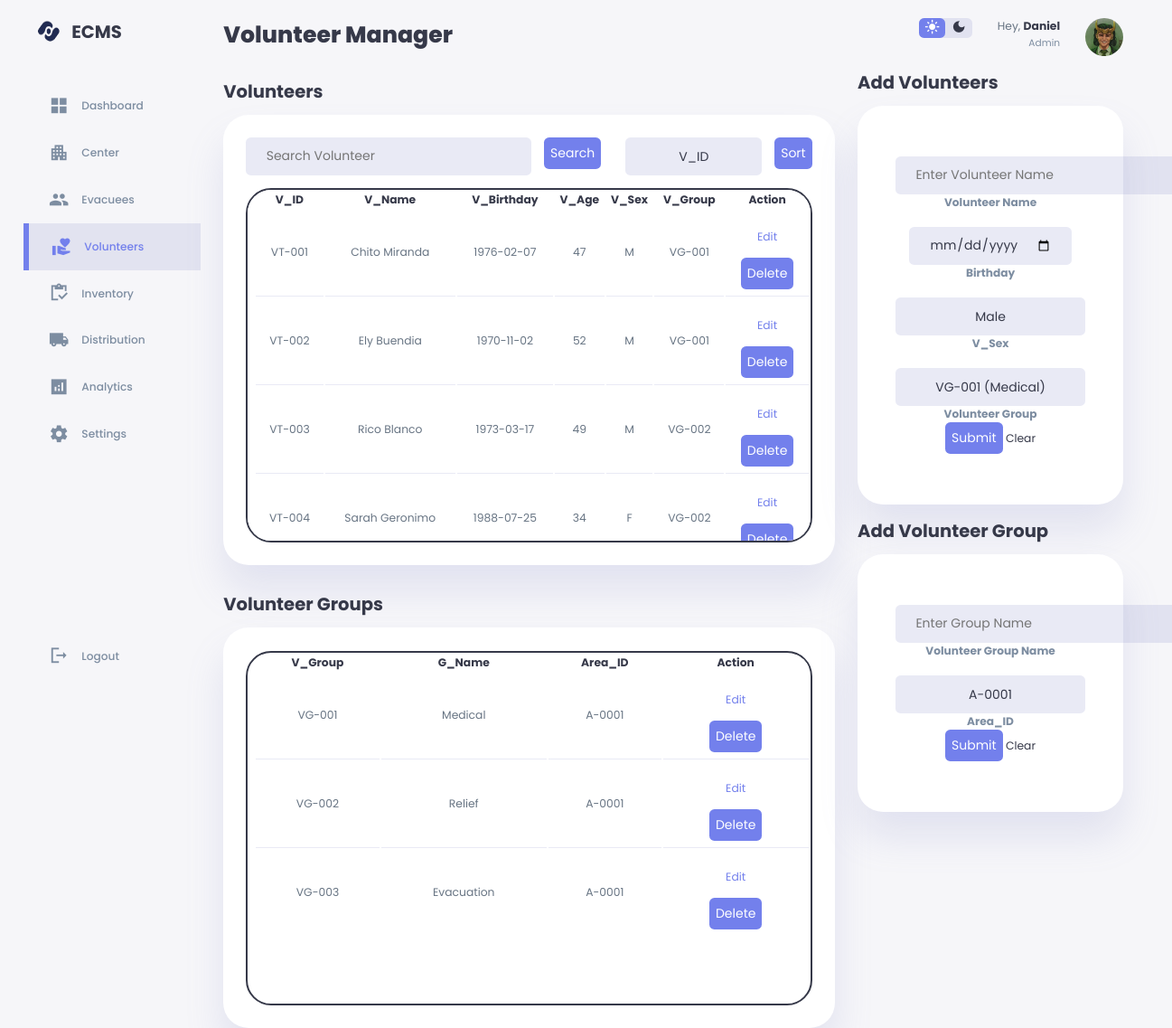
The app's page /volunteers.php (signed in) with its own data.
### tables this page shows
CREATE TABLE `volunteers` (
  `V_ID` varchar(6) NOT NULL,
  `V_Name` varchar(50) DEFAULT NULL,
  `V_Birthday` date DEFAULT NULL,
  `V_Sex` char(1) DEFAULT NULL,
  `V_Group` varchar(6) DEFAULT NULL,
  PRIMARY KEY (`V_ID`),
  KEY `FK_V_Group` (`V_Group`),
  CONSTRAINT `FK_V_Group` FOREIGN KEY (`V_Group`) REFERENCES `volunteer_group` (`V_Group`) ON DELETE SET NULL ON UPDATE RESTRICT,
  CONSTRAINT `CHK_V_Sex` CHECK (((`V_Sex` = _utf8mb4'M') or (`V_Sex` = _utf8mb4'F'))),
  CONSTRAINT `CHK_Volunteers` CHECK (((`V_ID` >= _utf8mb4'VT-001') and (`V_ID` <= _utf8mb4'VT-999')))
);

CREATE TABLE `volunteer_group` (
  `V_Group` varchar(6) NOT NULL,
  `G_Name` varchar(50) DEFAULT NULL,
  `Area_ID` varchar(6) DEFAULT NULL,
  PRIMARY KEY (`V_Group`),
  KEY `FK_Area_ID` (`Area_ID`),
  CONSTRAINT `FK_Area_ID` FOREIGN KEY (`Area_ID`) REFERENCES `area` (`Area_ID`) ON DELETE CASCADE ON UPDATE RESTRICT,
  CONSTRAINT `CHK_Volunteer_Group` CHECK (((`V_Group` >= _utf8mb4'VG-001') and (`V_Group` <= _utf8mb4'VG-999')))
);

### volunteers.php (the view, shortened to what this page needs)
<?php
include('session.php');
$search = $_GET['search'] ?? '';
if ($search) {
  $statement = $pdo->prepare('CALL searchVolunteer(:In_Text)');
  $statement->bindValue(':In_Text', "$search");
  $statement->execute();
  $vltr = $statement->fetchAll(PDO::FETCH_ASSOC);
  $statement->closeCursor();
} else{
    $statement = $pdo->prepare('CALL viewVolunteers');
    $statement->execute();
    $vltr = $statement->fetchAll(PDO::FETCH_ASSOC);
}
$sort = $_GET['sort'] ?? '';
$statement2 = $pdo->prepare('CALL viewVolunteerGroup');
$statement2->execute();
$vg = $statement2->fetchAll(PDO::FETCH_ASSOC);
$V_Name = '';
$V_Birthday = '';
$V_Sex = '';
$V_Group = '';
$G_Name = '';
$Area_ID = '';
?>
<!DOCTYPE html>
<html lang="en">
<head>
   <link rel="stylesheet" href="style.css">
</head>
<body>
    <div class="container">
        <aside>
            <div class="top">
                <div class ="logo">
                    <img src="assets/logo.png">
                    <h2>ECMS</h2>
                </div>
            </div>
            <div class ="sidebar">
                <a href="index.php" class="btn-dashboard">
                    <span class="material-icons-sharp">grid_view</span>
                    <h3>Dashboard</h3>
                </a>
                <a href="center.php" class = "btn-center">
                    <span class="material-icons-sharp">apartment</span>
                    <h3>Center</h3>
                </a>
                <a href="evacuees.php" class="btn-evacuees">
                    <span class="material-icons-sharp">group</span>
                    <h3>Evacuees</h3>
                </a>
                <a href="#" class="btn-volunteers active">
                    <span class="material-icons-sharp">volunteer_activism</span>
                    <h3>Volunteers</h3>
                </a>
                <a href="inventory.php" class="btn-inventory">
                    <span class="material-icons-sharp">inventory</span>
                    <h3>Inventory</h3>
                </a>
                <a href="distribution.php" class="btn-distribution">
                    <span class="material-icons-sharp">local_shipping</span>
                    <h3>Distribution</h3>
                </a>
                <a href="analytics.php" class="btn-inventory">
                        <span class="material-icons-sharp">analytics</span>
                        <h3>Analytics</h3>
                    </a>
                <a href="#" class="btn-settings">
                    <span class="material-icons-sharp">settings</span>
                    <h3>Settings</h3>
                </a>
                <a href = "session_logout.php" class="btn-logout">
                    <span class="material-icons-sharp">logout</span>
                    <h3>Logout</h3>
                </a>
            </div>
        </aside>
        <main>
            <h1>Volunteer Manager</h1>
            <div class="recent-updates">
                <h2>Volunteers</h2>
                <div class="recent-update">
                <div class="input-group mb-3">
                        <form>
                            <input type="text" class="form-control text-box"
                                    placeholder="Search Volunteer"
                                    name="search" value="<?php echo $search ?>" style="float: left;">
                            <button class="btn btn-outline-secondary" type="submit" style="float: left;">Search</button>
                        </form>
                        <form>
                        <button class="btn btn-outline-secondary" type="submit" style="float: right;">Sort</button>
                        <select name="sort" value="<?php echo $sort ?>"  style="float: right;">
                                    <option value="V_ID" selected="V_ID">V_ID</option>
                                </select>
                        </form>
                    </div>
                    <div class="main-table">
                <table class="table">
                    <thead>
                    <tr>
                        <th scope="col">V_ID</th>
                        <th scope="col">V_Name</th>
                        <th scope="col">V_Birthday</th>
                        <th scope="col">V_Age</th>
                        <th scope="col">V_Sex</th>
                        <th scope="col">V_Group</th>
                        <th scope="col">Action</th>
                    </tr>
                    </thead>
                    <tbody>
                    <?php
                    foreach ($vltr as $i => $vv) :
                    ?>
                        <tr>
                        <td scope="row"><?php echo $vv['V_ID'] ?></td>
                        <td><?php echo $vv['V_Name'];?></td>
                        <td><?php echo $vv['V_Birthday'] ?></td>
                        <td><?php echo $vv['V_Age'] ?></td>
                        <td><?php echo $vv['V_Sex'] ?></td>
                        <td><?php echo $vv['V_Group'] ?></td>
                        <td>
                            <a href="volunteers_update.php?V_ID=<?php echo $vv['V_ID'] ?>" id="sub" class="btn btn-primary">Edit</a>
                            <form style="display:inline-block" method="post" action="volunteers_delete.php">
                            <button type="submit">Delete</button>
                            </form>
                        </td>
                        </tr>
                    <?php
                    endforeach;
                    ?>
                    </tbody>
                </table>
                </div>
                </div>
            </div>
            <div class="recent-updates">
                <h2>Volunteer Groups</h2>
                <div class="recent-update">
                <div class="main-table">
                <table class="table">
                    <thead>
                    <tr>
                        <th scope="col">V_Group</th>
                        <th scope="col">G_Name</th>
                        <th scope="col">Area_ID</th>
                        <th scope="col">Action</th>
                    </tr>
                    </thead>
                    <tbody>
                    <?php
                    foreach ($vg as $j => $vg2) :
                    ?>
                        <tr>
                        <td scope="row"><?php echo $vg2['V_Group'] ?></td>
                        <td><?php echo $vg2['G_Name'];?></td>
                        <td><?php echo $vg2['Area_ID'] ?></td>
                        <td>
                            <a href="volunteergroup_update.php?V_Group=<?php echo $vg2['V_Group'] ?>" id="sub" class="btn btn-primary">Edit</a>
                            <form style="display:inline-block" method="post" action="volunteergroup_delete.php">
                            <button type="submit">Delete</button>
                            </form>
                        </td>
                        </tr>
                    <?php
                    endforeach;
                    ?>
                    </tbody>
                </table>
                </div>
                </div>
            </div>
        </main>
        <div class="right">
            <div class="top">
                <div class="theme-toggler">
                    <span class= "material-icons-sharp active">light_mode</span>
                    <span class= "material-icons-sharp">dark_mode</span>
                </div>
                <div class="profile">
                    <div class="info">
                        <p>Hey, <b>Daniel</b></p>
                        <small class="text-muted">Admin</small>
                    </div>
                    <div class="profile-photo">
                        <img src="assets/profile-1.jpg">
                    </div>
                </div>
            </div>
            <div class="recent-announcements">
                <h2>Add Volunteers</h2>
                <div class="announcements">
                    <form action="volunteers_add.php" method="post" enctype="multipart/form-data">
                    <div class="add-evacuees-form">
                            <div class="V_Name">
                                <input type="text" name="V_Name" class="text-box" placeholder="Enter Volunteer Name" value="<?php echo $V_Name ?>">
                                <h3 class="text-muted">Volunteer Name</h3><br>
                            </div>
                            <div>
                                <input type="date" name="V_Birthday" class="text-box" value="<?php echo $V_Birthday ?>">
                                <h3 class="text-muted">Birthday</h3><br>
                            </div>
                            <div>
                                <select name="V_Sex" value="<?php echo $V_Sex ?>">
                                    <option value="M">Male</option>
                                </select>
                                <h3 class="text-muted">V_Sex</h3><br>
                            </div>
                            <div class="V_Group">
                                <select name="V_Group" value="<?php echo $V_Group ?>"><br>
                                <?php foreach ($vg as $v => $vv) :?>
                                    <option value="<?php echo $vv['V_Group'];?>"><?php echo $vv['V_Group']." (".$vv['G_Name'].")" ?></option>
                                    <?php endforeach;?>
                                </select>
                                <h3 class="text-muted">Volunteer Group</h3>
                            </div>
                        <div class="add-volunteers-row-3">
                            <button type="submit" id="sub" class="btn btn-primary">Submit</button>
                            <a href="volunteers.php">Clear</a>
                        </div>
                    </div>
                    </form>
                </div>
            <div class="recent-announcements">
                <h2>Add Volunteer Group</h2>
                <div class="announcements">
                    <form action="volunteergroup_add.php" method="post" enctype="multipart/form-data">
                    <div class="volunteergroup_add-form">
                            <div class="G_Name">
                                <input type="text" name="G_Name" class="text-box" placeholder="Enter Group Name" value="<?php echo $G_Name ?>">
                                <h3 class="text-muted">Volunteer Group Name</h3><br>
                            </div>
                            <div class="Area_ID">
                                <select name="Area_ID" value="<?php echo $Area_ID ?>"><br>
                                    <option value="A-0001">A-0001</option>
                                </select>
                                <h3 class="text-muted">Area_ID</h3>
                            </div>
                        <div class="add-volunteers-row-3">
                            <button type="submit" id="sub" class="btn btn-primary">Submit</button>
                            <a href="volunteers.php">Clear</a>
                        </div>
                    </div>
                    </form>
                </div>
        </div>
    </div>
</body>
</html>

### records on screen
volunteers: V_ID "VT-001", V_Name "Chito Miranda", V_Birthday "1976-02-07", V_Age "47", V_Sex "M", V_Group "VG-001"
volunteers: V_ID "VT-002", V_Name "Ely Buendia", V_Birthday "1970-11-02", V_Age "52", V_Sex "M", V_Group "VG-001"
volunteers: V_ID "VT-003", V_Name "Rico Blanco", V_Birthday "1973-03-17", V_Age "49", V_Sex "M", V_Group "VG-002"
volunteers: V_ID "VT-004", V_Name "Sarah Geronimo", V_Birthday "1988-07-25", V_Age "34", V_Sex "F", V_Group "VG-002"
volunteer_group: V_Group "VG-001", G_Name "Medical", Area_ID "A-0001"
volunteer_group: V_Group "VG-002", G_Name "Relief", Area_ID "A-0001"
volunteer_group: V_Group "VG-003", G_Name "Evacuation", Area_ID "A-0001"

### other values on screen
form field V_Group "VG-001 (Medical)"
